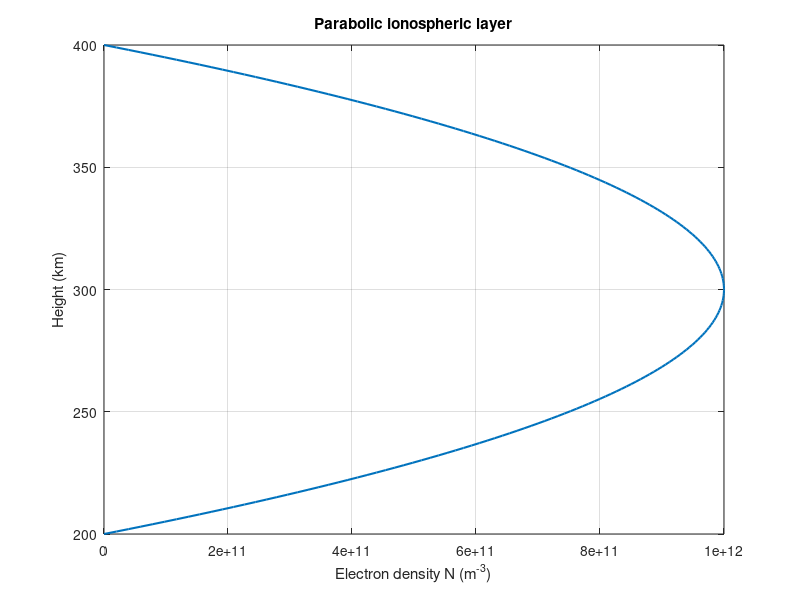
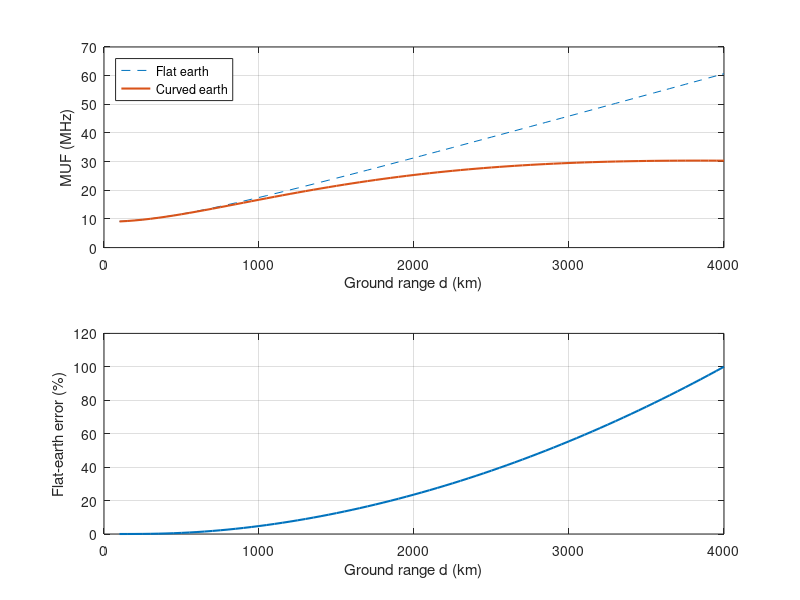

MATLAB code to generate these figures, in order:
%% Exp 19 : Critical frequency, MUF and skip distance
clc; clear; close all;

Nmax = 1e12;                                  % peak electron density (m^-3)
fc = 9*sqrt(Nmax)/1e6;                        % critical frequency (MHz)
fprintf('Critical frequency fc = 9*sqrt(Nmax) = %.3f MHz\n', fc);
hm = 300; ym = 100;                           % layer height and semi-thickness (km)

%% Electron density profile (parabolic layer)
h = linspace(hm-ym, hm+ym, 200);
N = Nmax*(1 - ((h-hm)/ym).^2);
figure; plot(N,h,'LineWidth',1.5); grid on; xlabel('Electron density N (m^{-3})'); ylabel('Height (km)');
title('Parabolic ionospheric layer');

%% Refractive index at the layer peak
f_test = [6 9 12]*1e6;
n_peak = sqrt(1 - 81*Nmax./f_test.^2);        % complex/zero => reflection, real => penetration
for i = 1:3
    if f_test(i)/1e6 < fc, s = 'reflected (n imaginary)'; elseif f_test(i)/1e6 == fc, s = 'critical (n = 0)'; else, s = 'penetrates (n real)'; end
    fprintf('f = %2d MHz : n = %s -> %s\n', f_test(i)/1e6, num2str(n_peak(i),'%.3f'), s);
end

%% MUF: flat earth (secant law) and curved earth
hp = 300; Re = 6371;                          % virtual height, earth radius (km)
d = 100:50:4000;                              % ground range (km)
muf_flat = fc*sqrt(1 + (d/(2*hp)).^2);
psi = d/Re;                                   % central angle (rad)
phi0 = atan(Re*sin(psi/2)./((Re+hp) - Re*cos(psi/2)));   % incidence angle, curved earth
muf_curv = fc./cos(phi0);
err = 100*(muf_flat - muf_curv)./muf_curv;    % flat-earth error (%)

figure; subplot(2,1,1); plot(d,muf_flat,'--',d,muf_curv,'LineWidth',1.5); grid on;
xlabel('Ground range d (km)'); ylabel('MUF (MHz)'); legend('Flat earth','Curved earth','Location','northwest');
subplot(2,1,2); plot(d,err,'LineWidth',1.5); grid on; xlabel('Ground range d (km)'); ylabel('Flat-earth error (%)');

%% Skip distance
f0 = 15;                                      % operating frequency (MHz) > fc
d_skip = 2*hp*sqrt((f0/fc)^2 - 1);
fprintf('Skip distance at f0 = %g MHz (flat earth) = %.1f km\n', f0, d_skip);

%% Table + working frequency (0.85 x MUF)
ds = [500 1000 2000 3000];
fprintf('\n d(km)   MUF flat(MHz)  MUF curved(MHz)  Error(%%)  FOT = 0.85*MUF curved\n');
for x = ds
    mf = interp1(d,muf_flat,x); mc = interp1(d,muf_curv,x);
    fprintf('%5d %12.2f %15.2f %9.2f %16.2f\n', x, mf, mc, 100*(mf-mc)/mc, 0.85*mc);
end
